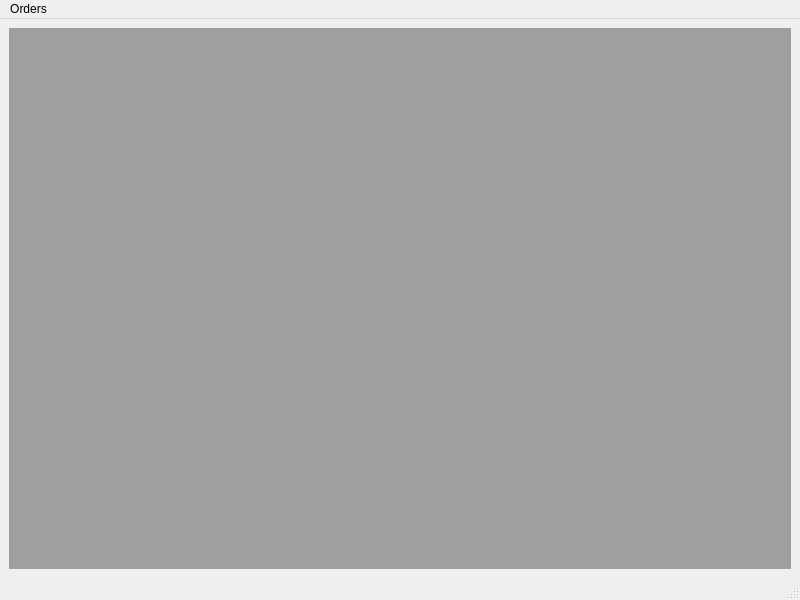
<?xml version="1.0" encoding="UTF-8"?>
<ui version="4.0">
 <class>SellerWindow</class>
 <widget class="QMainWindow" name="SellerWindow">
  <property name="geometry">
   <rect>
    <x>0</x>
    <y>0</y>
    <width>800</width>
    <height>600</height>
   </rect>
  </property>
  <property name="windowTitle">
   <string>MainWindow</string>
  </property>
  <widget class="QWidget" name="centralwidget">
   <layout class="QGridLayout" name="gridLayout">
    <item row="0" column="0">
     <widget class="QMdiArea" name="mdiArea">
      <property name="verticalScrollBarPolicy">
       <enum>Qt::ScrollBarPolicy::ScrollBarAsNeeded</enum>
      </property>
      <property name="horizontalScrollBarPolicy">
       <enum>Qt::ScrollBarPolicy::ScrollBarAsNeeded</enum>
      </property>
     </widget>
    </item>
   </layout>
  </widget>
  <widget class="QMenuBar" name="menubar">
   <property name="geometry">
    <rect>
     <x>0</x>
     <y>0</y>
     <width>800</width>
     <height>21</height>
    </rect>
   </property>
   <widget class="QMenu" name="menuOrders">
    <property name="title">
     <string>Orders</string>
    </property>
    <addaction name="actionNew_Order"/>
   </widget>
   <addaction name="menuOrders"/>
  </widget>
  <widget class="QStatusBar" name="statusbar"/>
  <action name="actionNew_Order">
   <property name="text">
    <string>New Order</string>
   </property>
  </action>
 </widget>
 <resources/>
 <connections/>
</ui>
